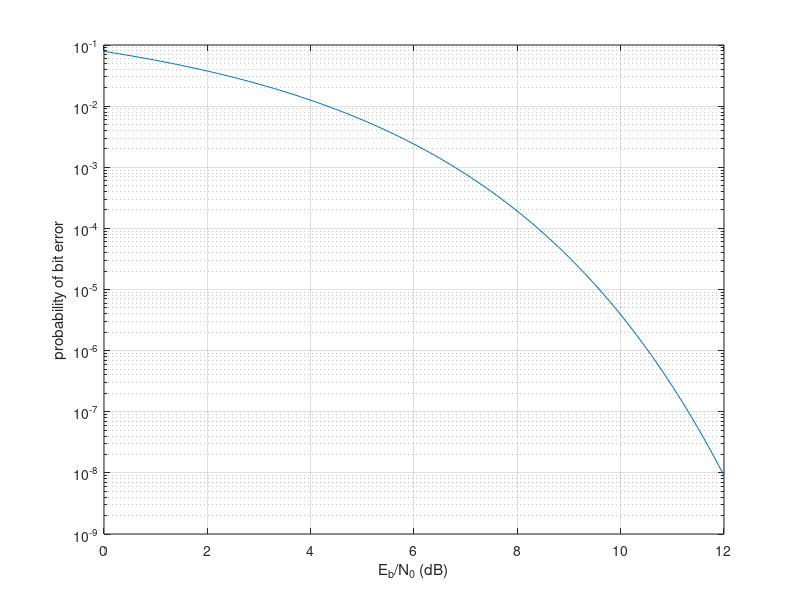

MATLAB code to generate this figure:
%% example_plot_Pb_vs_EbNo_BPSK.m
%   Example script that plots bit error probability curve
%    for BPSK.


clear all
close all

%% set range for Eb/No values
EbN0_dB = 0:0.1:12; % log scale
EbN0 = 10.^(EbN0_dB/10);  % convert to linear units

%% compute probability of bit error
Pe = qfunc(sqrt(2*EbN0));

%% plot
semilogy(EbN0_dB, Pe)
grid on
xlabel('E_b/N_0 (dB)')
ylabel('probability of bit error')
